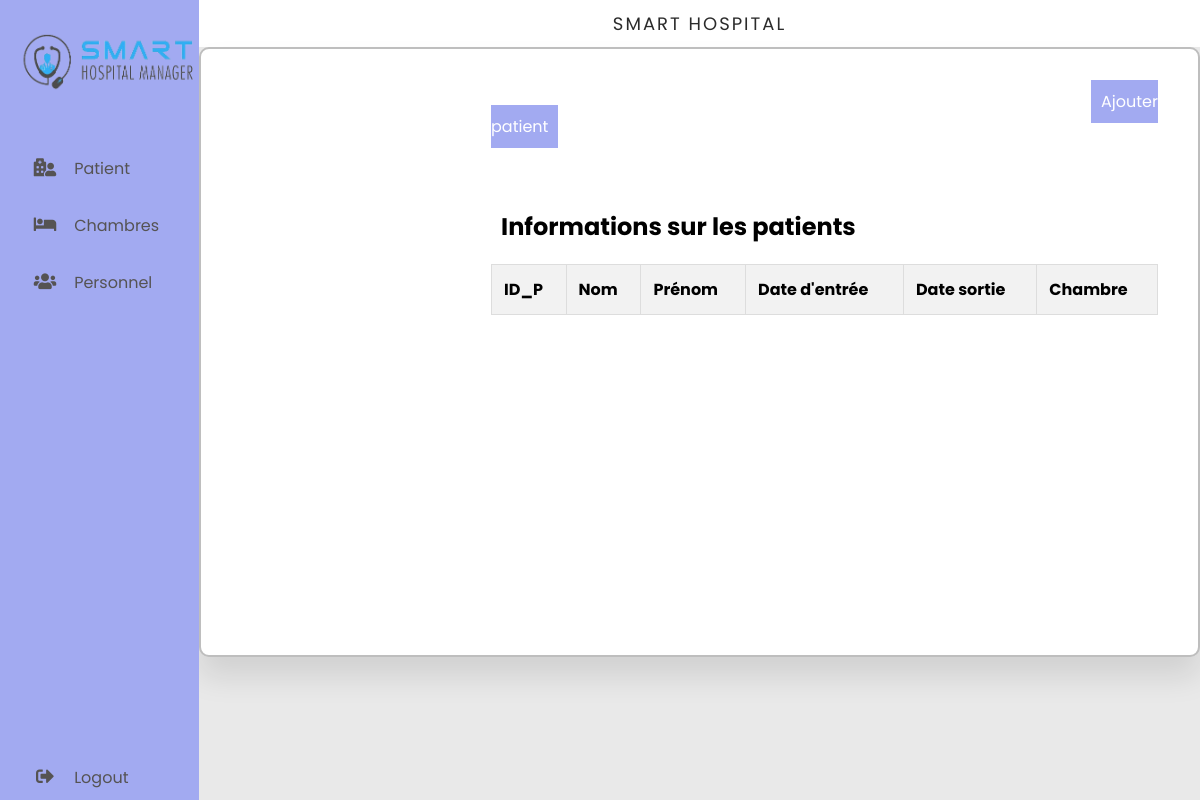
The page /patient/ on the database as committed earlier.
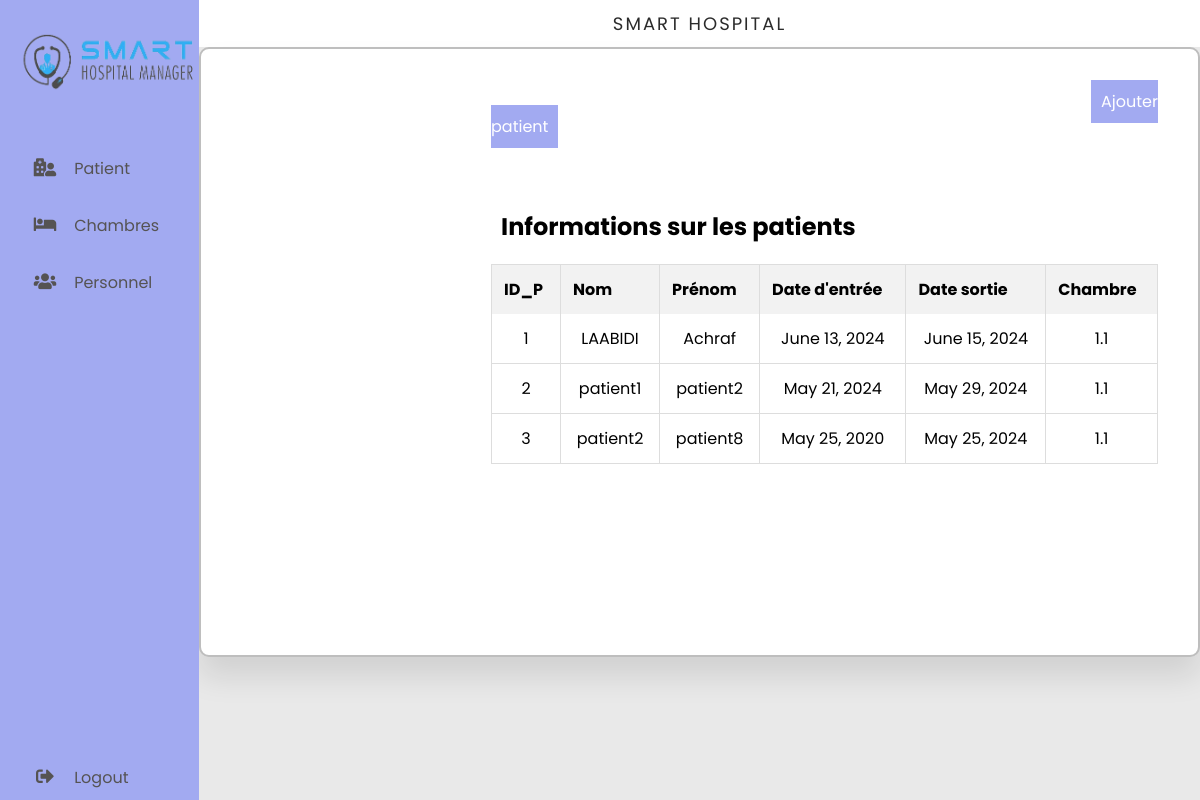
The same page on the database as committed later.
### myapp/models.py (models this page shows, shortened)
class Patient(models.Model):
    id = models.AutoField(primary_key=True)
    nom = models.CharField(max_length=100)
    prenom = models.CharField(max_length=100)
    date_entree = models.DateField()
    date_sortie = models.DateField(default=date(2024, 1, 1))
    chambre = models.ForeignKey(Chambre, on_delete=models.CASCADE)

class Chambre(models.Model):
    id = models.AutoField(primary_key=True)
    numero = models.IntegerField()
    etage = models.IntegerField()
    temperature = models.DecimalField(max_digits=5, decimal_places=2, default=0)
    humidite = models.DecimalField(max_digits=5, decimal_places=2, default=0)
    qualite_air = models.CharField(max_length=100, default=0)
    class Meta:
        constraints = [
            models.UniqueConstraint(fields=['numero', 'etage'], name='unique_chambre')
        ]

### myapp/views.py (the view)
# urls.py: path('patient/', patient, name='patient'),
def patient(request):
    user_id = request.session.get('user_id')
    patients = Patient.objects.all()
    chambres = Chambre.objects.all()
    return render(request, 'patient.html', {'patients': patients, 'chambres':chambres , 'user_id': user_id})

### myapp/templates/patient.html (shortened to what this page needs)
<!DOCTYPE html>
<html lang="en">
<head>
 <link rel="stylesheet" href="https://cdnjs.cloudflare.com/ajax/libs/font-awesome/5.15.4/css/all.min.css" />
    {% load static %}
    <link rel="stylesheet" href="{% static 'patient.css' %}">
</head>
<body>
    <div class="container">
        <nav>
          <div class="navbar">
            <div class="logo">
                <img src="{% static 'images/logo2.png' %}" alt="Description de l'image">
            </div>
            <ul>
              <li><a href="#">
                <i class="fas fa-hospital-user"></i>
                <span class="nav-item">Patient</span>
              </a>
              </li>
              <li><a href="{% url 'chambre' %}">
                <i class="fas fa-bed"></i>
                <span class="nav-item">Chambres</span>
              </a>
              </li>
              <li><a href="{% url 'personnel' %}">
                <i class="fas fa-users"></i>
                <span href="{% url 'personnel' %}">Personnel</span>
              </a>
              </li>
              <li><a href="{% url 'login' %}" class="logout">
                <i class="fas fa-sign-out-alt"></i>
                <span href="{% url 'login' %}">Logout</span>
              </a>
              </li>
            </ul>
          </div>
        </nav>
        <section class="main">
          <div class="main-top">
            <p>Smart Hospital</p>
          </div>
          <div class="job_card">
            <div class="job_details">
            <div class="content">
        <a href="#" id="ajouter-patient-btn" class="Addpat"
            style="background-color: #a2aaf1; color: white;margin-left:600px; padding: 10px; text-align: center; text-decoration: none;">Ajouter
            patient</a>
            <br><br><br>
        <h1>Informations sur les patients</h1>
        <div style="text-align: center; width: 100%;">
            <table id="patients-table"
                style="margin: 0 auto; border-collapse: collapse; width: 100%; border: 1px solid #ddd; border-radius: 5px;">
                <thead>
                    <tr style="background-color: #f2f2f2;">
                        <th style="padding: 12px; border-right: 1px solid #ddd; text-align: left;">ID_P</th>
                        <th style="padding: 12px; border-right: 1px solid #ddd; text-align: left;">Nom</th>
                        <th style="padding: 12px; border-right: 1px solid #ddd; text-align: left;">Prénom</th>
                        <th style="padding: 12px; border-right: 1px solid #ddd; text-align: left;">Date d'entrée</th>
                        <th style="padding: 12px; border-right: 1px solid #ddd; text-align: left;">Date sortie</th>
                        <th style="padding: 12px; border-right: 1px solid #ddd; text-align: left;">Chambre</th>
                    </tr>
                </thead>
                <tbody>
                    {% for patient in patients %}
                    <tr style="border-bottom: 1px solid #ddd;">
                        <td style="padding: 12px; border-right: 1px solid #ddd;">{{ patient.id }}</td>
                        <td style="padding: 12px; border-right: 1px solid #ddd;">{{ patient.nom }}</td>
                        <td style="padding: 12px; border-right: 1px solid #ddd;">{{ patient.prenom }}</td>
                        <td style="padding: 12px; border-right: 1px solid #ddd;">{{ patient.date_entree }}</td>
                        <td style="padding: 12px; border-right: 1px solid #ddd;">{{ patient.date_sortie }}</td>
                        <td style="padding: 12px; border-right: 1px solid #ddd;">{{ patient.chambre.numero }}.{{ patient.chambre.etage }}
                        </td>
                    </tr>
                    {% endfor %}
                </tbody>
            </table>
        </div>
    </div>
            </div>
          </div>
        </div>
</body>
</html>

Rows that differ between the two databases and show on the page:
added Patient: id "1", nom "LAABIDI", prenom "Achraf", date_entree "June 13, 2024", date_sortie "June 15, 2024", chambre.numero "1", chambre.etage "1"
added Patient: id "2", nom "patient1", prenom "patient2", date_entree "May 21, 2024", date_sortie "May 29, 2024", chambre.numero "1", chambre.etage "1"
added Patient: id "3", nom "patient2", prenom "patient8", date_entree "May 25, 2020", date_sortie "May 25, 2024", chambre.numero "1", chambre.etage "1"
